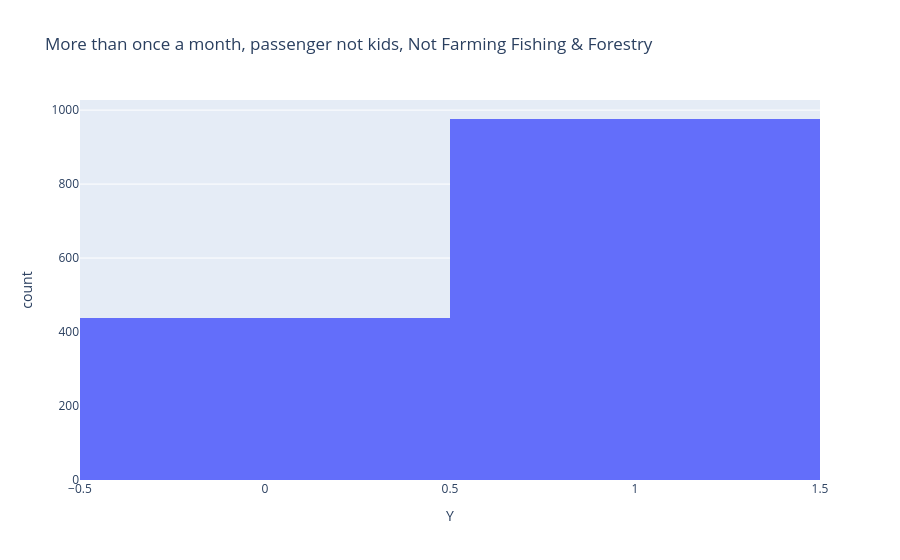

The code cell stored with this chart in its notebook:
### Code cell
fig = px.histogram(g1m_pnk_df, x="Y",title="More than once a month, passenger not kids, Not Farming Fishing & Forestry")
fig.show()

### Figure 1 — Plotly figure (JSON) as saved in the notebook; plotly's stock layout.template omitted (floating-point values rounded to 4 significant figures; data arrays with more than 128 entries replaced by an {"elided": "..."} marker saying what was removed)
{"data": [{"bingroup": "x", "hovertemplate": "Y=%{x}<br>count=%{y}<extra></extra>", "legendgroup": "", "marker": {"color": "#636efa", "pattern": {"shape": ""}}, "name": "", "orientation": "v", "showlegend": false, "type": "histogram", "x": {"elided": "1414 int values"}, "xaxis": "x", "yaxis": "y"}], "layout": {"barmode": "relative", "legend": {"tracegroupgap": 0}, "title": {"text": "More than once a month, passenger not kids, Not Farming Fishing & Forestry"}, "xaxis": {"anchor": "y", "domain": [0, 1], "title": {"text": "Y"}}, "yaxis": {"anchor": "x", "domain": [0, 1], "title": {"text": "count"}}}}
